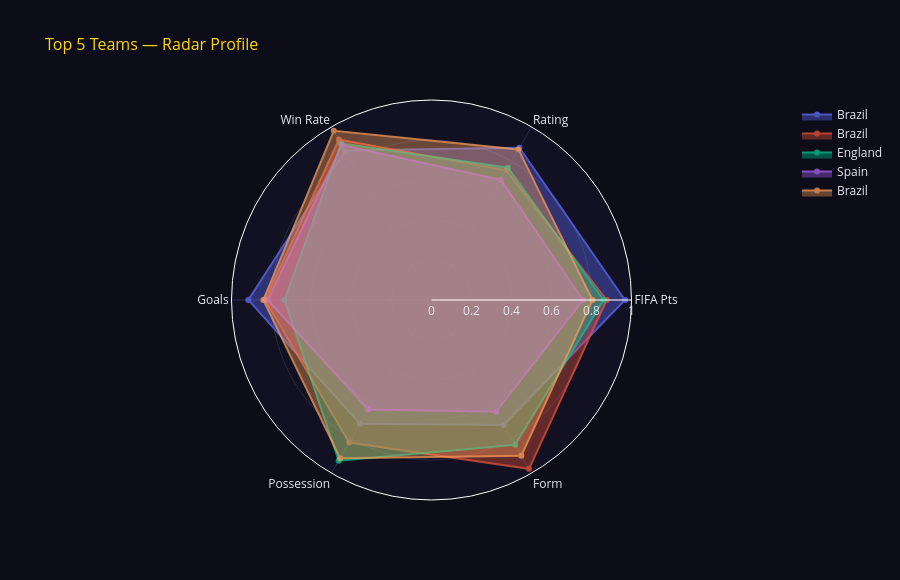

Notebook code for this chart:
### Code cell
top5 = pred_df.head(5)
radar_cols = ['fifa_points','avg_player_rating','win_rate_last_year',
              'goals_scored_avg','possession_avg','recent_form_score']
labels = ['FIFA Pts','Rating','Win Rate','Goals','Possession','Form']

fig = go.Figure()
for _, row in top5.iterrows():
    vals = [(row[c] - pred_df[c].min()) /
            (pred_df[c].max() - pred_df[c].min()) for c in radar_cols]
    vals += [vals[0]]  
    fig.add_trace(go.Scatterpolar(r=vals, theta=labels+[labels[0]],
                                  fill='toself', name=row['team_name'],
                                  opacity=0.75, line_width=2))

fig.update_layout(
    polar=dict(radialaxis=dict(visible=True, range=[0,1],
                               gridcolor='#2a2a4a', tickcolor='white'),
               angularaxis=dict(tickcolor='white', gridcolor='#2a2a4a'),
               bgcolor='#111122'),
    paper_bgcolor='#0d0d1a', font_color='#e8e8f0',
    title=dict(text='Top 5 Teams — Radar Profile', font_color='#FFD700', font_size=16),
    height=580,
)
fig.show()

### Figure 1 — Plotly figure (JSON) as saved in the notebook; plotly's stock layout.template omitted (floating-point values rounded to 4 significant figures)
{"data": [{"fill": "toself", "line": {"width": 2}, "name": "Brazil", "opacity": 0.75, "r": [0.9671, 0.8794, 0.8629, 0.9159, 0.7148, 0.7215, 0.9671], "theta": ["FIFA Pts", "Rating", "Win Rate", "Goals", "Possession", "Form", "FIFA Pts"], "type": "scatterpolar"}, {"fill": "toself", "line": {"width": 2}, "name": "Brazil", "opacity": 0.75, "r": [0.8758, 0.7487, 0.926, 0.8319, 0.8231, 0.9747, 0.8758], "theta": ["FIFA Pts", "Rating", "Win Rate", "Goals", "Possession", "Form", "FIFA Pts"], "type": "scatterpolar"}, {"fill": "toself", "line": {"width": 2}, "name": "England", "opacity": 0.75, "r": [0.8601, 0.7638, 0.9029, 0.7345, 0.9278, 0.8354, 0.8601], "theta": ["FIFA Pts", "Rating", "Win Rate", "Goals", "Possession", "Form", "FIFA Pts"], "type": "scatterpolar"}, {"fill": "toself", "line": {"width": 2}, "name": "Spain", "opacity": 0.75, "r": [0.7581, 0.6935, 0.8937, 0.8186, 0.6318, 0.6456, 0.7581], "theta": ["FIFA Pts", "Rating", "Win Rate", "Goals", "Possession", "Form", "FIFA Pts"], "type": "scatterpolar"}, {"fill": "toself", "line": {"width": 2}, "name": "Brazil", "opacity": 0.75, "r": [0.8044, 0.8693, 0.9769, 0.8407, 0.9134, 0.8987, 0.8044], "theta": ["FIFA Pts", "Rating", "Win Rate", "Goals", "Possession", "Form", "FIFA Pts"], "type": "scatterpolar"}], "layout": {"font": {"color": "#e8e8f0"}, "height": 580, "paper_bgcolor": "#0d0d1a", "polar": {"angularaxis": {"gridcolor": "#2a2a4a", "tickcolor": "white"}, "bgcolor": "#111122", "radialaxis": {"gridcolor": "#2a2a4a", "range": [0, 1], "tickcolor": "white", "visible": true}}, "title": {"font": {"color": "#FFD700", "size": 16}, "text": "Top 5 Teams — Radar Profile"}}}
